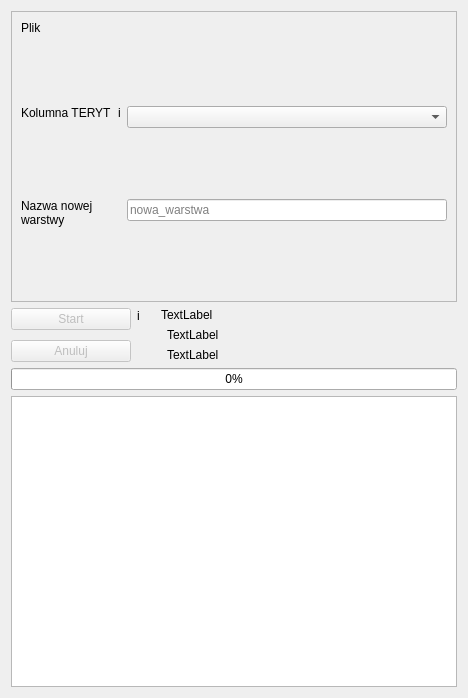
<?xml version="1.0" encoding="UTF-8"?>
<ui version="4.0">
 <class>Frame</class>
 <widget class="QFrame" name="Frame">
  <property name="geometry">
   <rect>
    <x>0</x>
    <y>0</y>
    <width>468</width>
    <height>698</height>
   </rect>
  </property>
  <property name="windowTitle">
   <string>Frame</string>
  </property>
  <property name="frameShape">
   <enum>QFrame::NoFrame</enum>
  </property>
  <property name="frameShadow">
   <enum>QFrame::Raised</enum>
  </property>
  <layout class="QVBoxLayout" name="verticalLayout">
   <item>
    <widget class="QFrame" name="frame_2">
     <property name="frameShape">
      <enum>QFrame::StyledPanel</enum>
     </property>
     <property name="frameShadow">
      <enum>QFrame::Raised</enum>
     </property>
     <layout class="QFormLayout" name="formLayout_5">
      <item row="0" column="0">
       <widget class="QLabel" name="label">
        <property name="text">
         <string>Plik</string>
        </property>
       </widget>
      </item>
      <item row="0" column="1">
       <widget class="QgsFileWidget" name="file_select">
        <property name="filter">
         <string>*.csv</string>
        </property>
       </widget>
      </item>
      <item row="1" column="0">
       <spacer name="verticalSpacer_8">
        <property name="orientation">
         <enum>Qt::Vertical</enum>
        </property>
        <property name="sizeHint" stdset="0">
         <size>
          <width>20</width>
          <height>13</height>
         </size>
        </property>
       </spacer>
      </item>
      <item row="2" column="0">
       <layout class="QFormLayout" name="formLayout_4">
        <item row="0" column="0">
         <widget class="QLabel" name="label_2">
          <property name="text">
           <string>Kolumna TERYT</string>
          </property>
         </widget>
        </item>
        <item row="0" column="1">
         <widget class="QLabel" name="label_info_column">
          <property name="maximumSize">
           <size>
            <width>15</width>
            <height>15</height>
           </size>
          </property>
          <property name="toolTip">
           <string>Możesz ręcznie wpisać kod TERYT działki</string>
          </property>
          <property name="text">
           <string>i</string>
          </property>
          <property name="scaledContents">
           <bool>true</bool>
          </property>
         </widget>
        </item>
       </layout>
      </item>
      <item row="2" column="1">
       <widget class="QComboBox" name="combobox_teryt_column">
        <property name="currentText">
         <string/>
        </property>
       </widget>
      </item>
      <item row="3" column="0">
       <spacer name="verticalSpacer_5">
        <property name="orientation">
         <enum>Qt::Vertical</enum>
        </property>
        <property name="sizeHint" stdset="0">
         <size>
          <width>20</width>
          <height>13</height>
         </size>
        </property>
       </spacer>
      </item>
      <item row="4" column="0">
       <widget class="QLabel" name="label_3">
        <property name="text">
         <string>Nazwa nowej
warstwy</string>
        </property>
        <property name="alignment">
         <set>Qt::AlignLeading|Qt::AlignLeft|Qt::AlignVCenter</set>
        </property>
        <property name="wordWrap">
         <bool>true</bool>
        </property>
       </widget>
      </item>
      <item row="4" column="1">
       <widget class="QLineEdit" name="text_edit_layer_name">
        <property name="placeholderText">
         <string>nowa_warstwa</string>
        </property>
       </widget>
      </item>
      <item row="5" column="0">
       <spacer name="verticalSpacer_9">
        <property name="orientation">
         <enum>Qt::Vertical</enum>
        </property>
        <property name="sizeHint" stdset="0">
         <size>
          <width>20</width>
          <height>15</height>
         </size>
        </property>
       </spacer>
      </item>
     </layout>
    </widget>
   </item>
   <item>
    <widget class="QFrame" name="frame">
     <property name="sizePolicy">
      <sizepolicy hsizetype="Preferred" vsizetype="Fixed">
       <horstretch>0</horstretch>
       <verstretch>0</verstretch>
      </sizepolicy>
     </property>
     <property name="minimumSize">
      <size>
       <width>0</width>
       <height>0</height>
      </size>
     </property>
     <property name="frameShape">
      <enum>QFrame::NoFrame</enum>
     </property>
     <property name="frameShadow">
      <enum>QFrame::Raised</enum>
     </property>
     <layout class="QFormLayout" name="formLayout">
      <property name="leftMargin">
       <number>0</number>
      </property>
      <property name="topMargin">
       <number>0</number>
      </property>
      <property name="rightMargin">
       <number>0</number>
      </property>
      <property name="bottomMargin">
       <number>0</number>
      </property>
      <item row="1" column="1">
       <layout class="QVBoxLayout" name="verticalLayout_3">
        <property name="leftMargin">
         <number>15</number>
        </property>
        <item>
         <widget class="QLabel" name="label_status">
          <property name="text">
           <string>TextLabel</string>
          </property>
         </widget>
        </item>
        <item>
         <widget class="QLabel" name="label_found_count">
          <property name="text">
           <string>TextLabel</string>
          </property>
          <property name="indent">
           <number>6</number>
          </property>
         </widget>
        </item>
        <item>
         <widget class="QLabel" name="label_not_found_count">
          <property name="text">
           <string>TextLabel</string>
          </property>
          <property name="indent">
           <number>6</number>
          </property>
         </widget>
        </item>
       </layout>
      </item>
      <item row="1" column="0">
       <layout class="QVBoxLayout" name="verticalLayout_2">
        <item>
         <layout class="QFormLayout" name="formLayout_6">
          <item row="0" column="0">
           <widget class="QPushButton" name="button_start">
            <property name="enabled">
             <bool>false</bool>
            </property>
            <property name="sizePolicy">
             <sizepolicy hsizetype="Maximum" vsizetype="Fixed">
              <horstretch>0</horstretch>
              <verstretch>0</verstretch>
             </sizepolicy>
            </property>
            <property name="minimumSize">
             <size>
              <width>120</width>
              <height>0</height>
             </size>
            </property>
            <property name="text">
             <string>Start</string>
            </property>
           </widget>
          </item>
          <item row="0" column="1">
           <widget class="QLabel" name="label_info">
            <property name="maximumSize">
             <size>
              <width>15</width>
              <height>15</height>
             </size>
            </property>
            <property name="toolTip">
             <string>Możesz ręcznie wpisać kod TERYT działki</string>
            </property>
            <property name="text">
             <string>i</string>
            </property>
            <property name="scaledContents">
             <bool>true</bool>
            </property>
           </widget>
          </item>
         </layout>
        </item>
        <item>
         <widget class="QPushButton" name="button_cancel">
          <property name="enabled">
           <bool>false</bool>
          </property>
          <property name="sizePolicy">
           <sizepolicy hsizetype="Minimum" vsizetype="Fixed">
            <horstretch>0</horstretch>
            <verstretch>0</verstretch>
           </sizepolicy>
          </property>
          <property name="minimumSize">
           <size>
            <width>120</width>
            <height>0</height>
           </size>
          </property>
          <property name="maximumSize">
           <size>
            <width>120</width>
            <height>16777215</height>
           </size>
          </property>
          <property name="text">
           <string>Anuluj</string>
          </property>
         </widget>
        </item>
       </layout>
      </item>
     </layout>
    </widget>
   </item>
   <item>
    <widget class="QProgressBar" name="progress_bar">
     <property name="sizePolicy">
      <sizepolicy hsizetype="Minimum" vsizetype="Fixed">
       <horstretch>0</horstretch>
       <verstretch>0</verstretch>
      </sizepolicy>
     </property>
     <property name="minimumSize">
      <size>
       <width>350</width>
       <height>0</height>
      </size>
     </property>
     <property name="value">
      <number>0</number>
     </property>
    </widget>
   </item>
   <item>
    <widget class="QTableWidget" name="table_errors"/>
   </item>
  </layout>
 </widget>
 <customwidgets>
  <customwidget>
   <class>QgsFileWidget</class>
   <extends>QWidget</extends>
   <header>qgsfilewidget.h</header>
  </customwidget>
 </customwidgets>
 <resources/>
 <connections/>
</ui>
